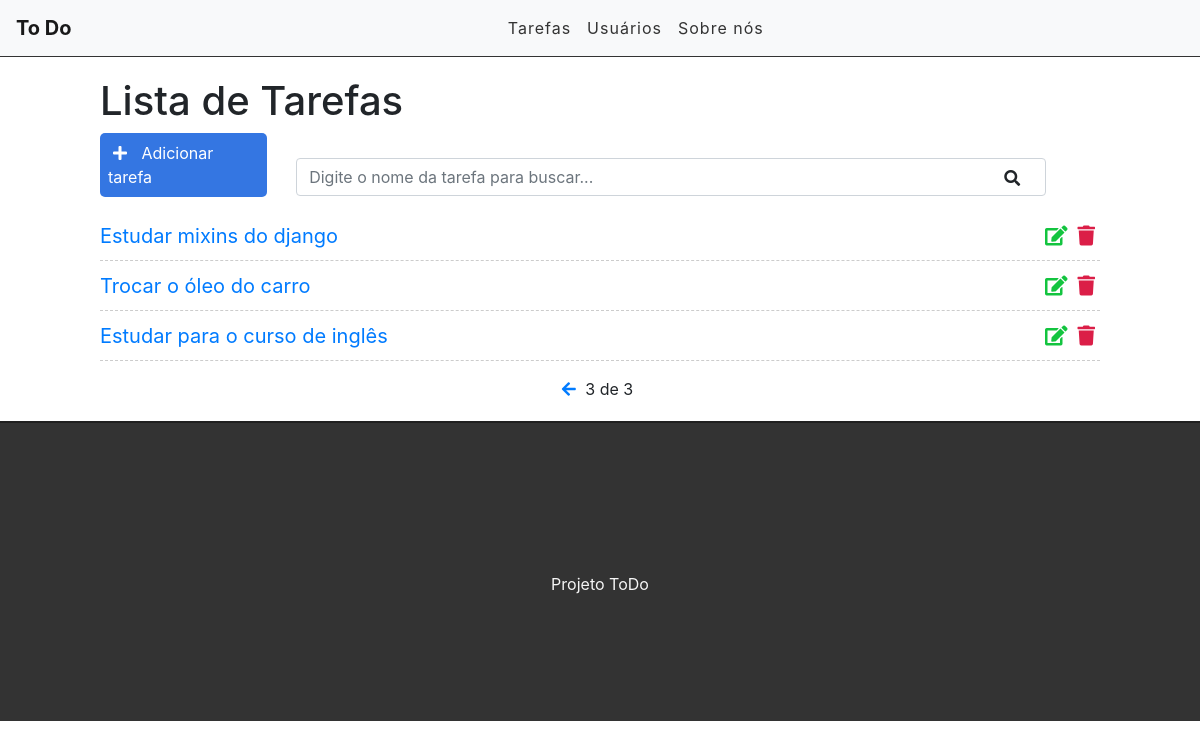
/?page=3, run on the app's committed database.
### tasks/models.py (models this page shows, shortened)
class Task(models.Model):
    STATUS = (
        ('doing', 'Fazendo'),
        ('done', 'Feita'),
    )
    title = models.CharField(max_length=255)
    description = models.TextField()
    done = models.CharField(
        max_length=5,
        choices=STATUS,
    )
    created_at = models.DateTimeField(auto_now_add=True)
    update_at = models.DateTimeField(auto_now=True)

### tasks/views.py (the view)
# urls.py: path('', views.taskList, name='task-list'),
def taskList(request):
    tasks_list = Task.objects.all().order_by('-created_at')
    paginator = Paginator(tasks_list, 3)
    page = request.GET.get('page')
    tasks = paginator.get_page(page)
    return render(request, 'tasks/list.html', {'tasks': tasks})

### tasks/templates/tasks/list.html (shortened to what this page needs)
{% extends 'base.html' %}
{% block content %}
    <div class="offset-1 col-10 list-div">
        <h1>Lista de Tarefas</h1>
        <a id="add-link" href="newtask/">
            <div class="col-2 add-div">
                <i class="fas fa-plus"></i> Adicionar tarefa
            </div>
        </a>
        <div class="col-9 search-div">
            <input class="form-control" type="text" id="search" name="search" placeholder="Digite o nome da tarefa para buscar...">
            <i class="fas fa-search"></i>
        </div>
        <ul class="task-list">
            {% for task in tasks %}
            <li class="task-item">
                <span><a href="/task/{{task.id}}">{{task.title}}</a></span>
                <a href="delete/{{task.id}}" class="delete-btn"><span><i class="fas fa-trash"></i></span></a>
                <a href="edit/{{task.id}}"><span><i class="fas fa-edit"></i></span></a>
            </li>
            {% endfor %}
        </ul>
        <div class="pagination">
            <span class="step-links">
                {% if tasks.has_previous %}
                    <a href="?page={{ tasks.previous_page_number }}"><i class="fas fa-arrow-left"></i></a>
                {% endif %}
                <span class="current">
                    {{ tasks.number }} de {{ tasks.paginator.num_pages }}
                </span>
            </span>
        </div>
    </div>
{% endblock %}

### tasks/static/css/styles.css (style rules this page uses)
#add-link { text-decoration: none; }
.add-div { background-color: #3476e2; cursor: pointer; display: inline-block; color: #FFF; padding: 8px; border-radius: 5px; margin-right: 25px; }
.fas.fa-plus { color: #FFF; margin-right: 10px; margin-left: 5px; }
.fas.fa-search { position: absolute; top: 12px; right: 26px; }
.search-div { padding: 0; margin-top: 15px; margin-bottom: 15px; display: inline-block; }
.list-div { padding: 0; }
.task-list { padding-left: 0; }
.task-item { list-style: none; font-size: 20px; height: 50px; padding-top: 10px; border-bottom: 1px dashed #CCC; }
.fas.fa-trash { color: #db1e47; cursor: pointer; margin: 5px; font-size: 20px; float: right; }
.fas.fa-edit { color: #13c43f; cursor: pointer; margin: 5px; font-size: 20px; float: right; }
.pagination { margin-bottom: 20px; }
.step-links { position: relative; margin-left: auto; margin-right: auto; }
.step-links .current { margin-left: 5px; margin-right: 5px; }

### data on the page
Task: title "Estudar mixins do django"
Task: title "Trocar o óleo do carro"
Task: title "Estudar para o curso de inglês"

### other printed values
{{ tasks.number }} "3"
{{ tasks.paginator.num_pages }} "3"
